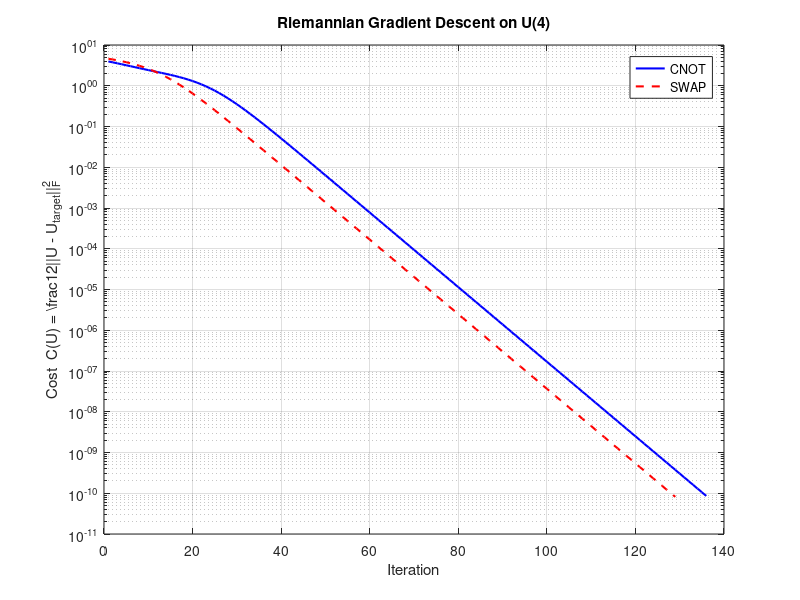

This figure's MATLAB source:
% demo.m — Quantum Gate Optimization Demo
%
% Demonstrates Riemannian gradient descent on the unitary group U(n) to
% recover a target gate (CNOT or SWAP) from a random initial unitary.
%
% Usage (MATLAB / Octave):
%   demo          % runs both CNOT and SWAP optimizations
%
% Algorithm
% ---------
% Cost function   : C(U) = (1/2) * ||U - U_target||_F^2
% Euclidean grad  : nabla C = U - U_target
% Riemannian grad : G_skew  = skew_herm(U' * nabla C)   (tangent at U)
% Retraction      : U_new   = U * expm(-lr * G_skew)    (stays on U(n))
%
% Validation
% ----------
% After each optimization run, check_unitarity() verifies
%   ||U'*U - I||_F < epsilon
%
% License: MIT — see LICENSE
% Author : ThomasCory Walker-Pearson, 2026

function demo()

    fprintf('=============================================\n');
    fprintf('  Quantum Gate Optimization Demo (demo.m)   \n');
    fprintf('=============================================\n\n');

    % ------------------------------------------------------------------ %
    % Target gates (standard computational-basis ordering)               %
    % ------------------------------------------------------------------ %

    % CNOT  (control qubit = row 1, target qubit = row 2)
    CNOT = [1 0 0 0;
            0 1 0 0;
            0 0 0 1;
            0 0 1 0];

    % SWAP
    SWAP = [1 0 0 0;
            0 0 1 0;
            0 1 0 0;
            0 0 0 1];

    epsilon = 1e-6;   % unitarity tolerance

    % ------------------------------------------------------------------ %
    % Optimize towards CNOT                                               %
    % ------------------------------------------------------------------ %
    fprintf('--- Optimizing towards CNOT gate ---\n');
    [U_cnot, hist_cnot] = optimize_gate(CNOT, 'CNOT', 0.1, 1000, 1e-10);
    check_unitarity(U_cnot, 'CNOT', epsilon);
    fprintf('\n');

    % ------------------------------------------------------------------ %
    % Optimize towards SWAP                                               %
    % ------------------------------------------------------------------ %
    fprintf('--- Optimizing towards SWAP gate ---\n');
    [U_swap, hist_swap] = optimize_gate(SWAP, 'SWAP', 0.1, 1000, 1e-10);
    check_unitarity(U_swap, 'SWAP', epsilon);
    fprintf('\n');

    % ------------------------------------------------------------------ %
    % Optional: plot convergence if graphics are available               %
    % ------------------------------------------------------------------ %
    try
        figure('Name', 'Gate Optimization Convergence');
        semilogy(hist_cnot, 'b-',  'LineWidth', 1.5, 'DisplayName', 'CNOT'); hold on;
        semilogy(hist_swap, 'r--', 'LineWidth', 1.5, 'DisplayName', 'SWAP');
        xlabel('Iteration');
        ylabel('Cost  C(U) = \frac{1}{2}||U - U_{target}||_F^2');
        title('Riemannian Gradient Descent on U(4)');
        legend('Location', 'best');
        grid on;
        fprintf('Convergence plot displayed.\n');
    catch
        % Non-interactive environment — skip plotting silently.
    end

end % function demo


% ===================================================================== %
%  optimize_gate                                                         %
% ===================================================================== %
function [U, cost_history] = optimize_gate(U_target, name, lr, max_iter, tol)
% OPTIMIZE_GATE  Riemannian gradient descent to find U ≈ U_target.
%
%   [U, cost_history] = optimize_gate(U_target, name, lr, max_iter, tol)
%
%   Inputs
%   ------
%   U_target  : n×n unitary target matrix
%   name      : string label for display
%   lr        : learning rate (step size)
%   max_iter  : maximum number of iterations
%   tol       : cost tolerance for early stopping
%
%   Outputs
%   -------
%   U            : optimized n×n unitary matrix
%   cost_history : vector of cost values per iteration

    n = size(U_target, 1);

    % Random initial unitary via QR decomposition of a complex Gaussian matrix
    [U, ~] = qr(randn(n) + 1i * randn(n));

    cost_history = zeros(max_iter, 1);
    converged_iter = max_iter;

    for k = 1:max_iter

        % Euclidean gradient: dC/dU* = U - U_target
        grad_euc = U - U_target;

        % Project onto tangent space of U(n) at U:
        %   G     = U' * grad_euc         (n×n complex matrix)
        %   G_skew = (G - G') / 2         (skew-Hermitian part)
        G       = U' * grad_euc;
        G_skew  = (G - G') / 2;

        % Retraction: geodesic step via matrix exponential
        U = U * expm(-lr * G_skew);

        % Cost  C(U) = (1/2) * ||U - U_target||_F^2
        diff           = U - U_target;
        cost_history(k) = 0.5 * real(trace(diff' * diff));

        % Progress reporting every 100 iterations
        if mod(k, 100) == 0
            fprintf('  [%s]  iter %4d : cost = %.4e\n', name, k, cost_history(k));
        end

        % Early stopping
        if cost_history(k) < tol
            converged_iter = k;
            fprintf('  [%s]  Converged at iteration %d  (cost = %.4e)\n', ...
                    name, k, cost_history(k));
            break;
        end

    end

    cost_history = cost_history(1:converged_iter);

    if converged_iter == max_iter
        fprintf('  [%s]  Reached max_iter=%d  (final cost = %.4e)\n', ...
                name, max_iter, cost_history(end));
    end

end % function optimize_gate


% ===================================================================== %
%  check_unitarity                                                       %
% ===================================================================== %
function pass = check_unitarity(U, name, epsilon)
% CHECK_UNITARITY  Verify that U is numerically unitary.
%
%   pass = check_unitarity(U, name, epsilon)
%
%   Tests the Frobenius-norm condition
%       ||U' * U  -  I||_F  <  epsilon
%
%   Inputs
%   ------
%   U       : n×n matrix to validate
%   name    : string label for display
%   epsilon : tolerance (e.g. 1e-6)
%
%   Output
%   ------
%   pass : logical true if the condition is satisfied, false otherwise

    n   = size(U, 1);
    err = norm(U' * U - eye(n), 'fro');

    if err < epsilon
        fprintf('  [PASS]  %s  ||U^dagger U - I||_F = %.3e  <  eps = %.0e\n', ...
                name, err, epsilon);
        pass = true;
    else
        fprintf('  [FAIL]  %s  ||U^dagger U - I||_F = %.3e  >=  eps = %.0e\n', ...
                name, err, epsilon);
        pass = false;
    end

end % function check_unitarity
